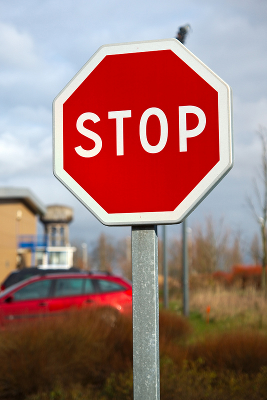
#> input picture im/panneaux/im01.png, 267 x 400 px
$ jupyter execute --allow-errors Projet_panneaux.ipynb
#> lines starting #> are read from the running program, lines starting #| are printed output that depends on the picture; after the words box and inside, x2 and y2 are one past the last pixel; in counts of white or black regions, pixels touching at a corner belong together
# Projet TP - Reconnaissance de panneaux (version fonctionnelle)

Ce notebook est conçu pour **s'exécuter de bout en bout**.

Il suit les 4 parties demandées :
1. Présentation du jeu de données
2. Méthodes classiques de reconnaissance
3. Méthode supervisée conçue et entraînée
4. Modèle pré-entraîné (transfer learning)

En cas d'absence de dataset GTSRB structuré, le notebook bascule en mode fallback avec les images locales et des pseudo-labels (démo fonctionnelle).

[cell 1]
# Installation optionnelle
INSTALL_DEPS = True
if INSTALL_DEPS:
    import sys, subprocess
    pkgs = [
        'numpy', 'pandas', 'matplotlib', 'seaborn', 'opencv-python',
        'scikit-learn', 'scikit-image', 'tensorflow',
        'torch', 'torchvision'
    ]
    subprocess.check_call([sys.executable, '-m', 'pip', 'install', '-U'] + pkgs)
#> (this line was passed over: subprocess is not available in this run)
    print('Dependances installees.')
else:
    print('Installation ignoree (INSTALL_DEPS=False).')

[cell 2]
import os
import random
import time
from pathlib import Path

import cv2
import numpy as np
import pandas as pd
import matplotlib.pyplot as plt
import seaborn as sns

from sklearn.model_selection import train_test_split
from sklearn.preprocessing import LabelEncoder, StandardScaler
from sklearn.metrics import accuracy_score, precision_recall_fscore_support, classification_report, confusion_matrix
from sklearn.utils.class_weight import compute_class_weight
from sklearn.svm import LinearSVC

from skimage.feature import hog

import tensorflow as tf
from tensorflow import keras

sns.set_theme(style='whitegrid')

def set_seed(seed=42):
    random.seed(seed)
    np.random.seed(seed)
    tf.random.set_seed(seed)
    os.environ['PYTHONHASHSEED'] = str(seed)

SEED = 42
set_seed(SEED)
print('TensorFlow:', tf.__version__)
print('Seed fixee:', SEED)

[cell 3]
# Configuration chemins
PROJECT_ROOT = Path('..').resolve()
LOCAL_FLAT_DIR = PROJECT_ROOT / 'im' / 'panneaux'
LOCAL_GTSRB_DIR = PROJECT_ROOT / 'im' / 'gtsrb'

IMG_SIZE = (64, 64)
BATCH_SIZE = 32
EPOCHS_CNN = 8
EPOCHS_TL_FREEZE = 4
EPOCHS_TL_FINETUNE = 3
FAST_MODE = True
if FAST_MODE:
    EPOCHS_CNN = 4
    EPOCHS_TL_FREEZE = 2
    EPOCHS_TL_FINETUNE = 2

print('PROJECT_ROOT =', PROJECT_ROOT)
print('LOCAL_FLAT_DIR existe =', LOCAL_FLAT_DIR.exists())
print('LOCAL_GTSRB_DIR existe =', LOCAL_GTSRB_DIR.exists())

[cell 4]
from torchvision.datasets import GTSRB
from torchvision import transforms
import numpy as np

# Telechargement unique GTSRB (reutilise ensuite)
DOWNLOAD_GTSRB_PYTORCH = True  # Passe a True pour telecharger via torchvision

#> (the rest of this cell did not finish here and is left out)

## Partie 1 - Presentation du jeu de donnees

Objectif : charger les donnees, compter images/classes, visualiser distribution et exemples.

Note : GTSRB est charge via torchvision et stocke dans `LOCAL_GTSRB_DIR`.

[cell 5]
import random
import cv2
import numpy as np
import matplotlib.pyplot as plt

IMAGE_EXTS = {'.png', '.jpg', '.jpeg', '.ppm', '.bmp'}

def list_images(root: Path):
    if not root.exists():
        return []
    paths = []
    for ext in IMAGE_EXTS:
        paths.extend(root.rglob(f"*{ext}"))
    return paths


def _find_train_dir_candidates(root: Path):
    candidates = [
        root / 'Train',
        root / 'GTSRB' / 'Train',
        root / 'GTSRB' / 'Training',
        root / 'Final_Training' / 'Images',
        root / 'GTSRB' / 'Final_Training' / 'Images',
        root / 'gtsrb' / 'Final_Training' / 'Images',
        root / 'gtsrb' / 'Train',
        root / 'gtsrb' / 'Training',
        root / 'gtsrb' / 'GTSRB' / 'Training',
        root / 'gtsrb' / 'GTSRB' / 'Final_Training' / 'Images',
    ]
    return [c for c in candidates if c.exists() and c.is_dir()]

def load_gtsrb_like(root: Path):
    train_dirs = _find_train_dir_candidates(root)
    if len(train_dirs) == 0:
        return None

    rows = []
    used_train_dir = train_dirs[0]

    # Support structure classe->images
    class_dirs = [d for d in used_train_dir.iterdir() if d.is_dir()]
    if len(class_dirs) > 0:
        for class_dir in sorted(class_dirs, key=lambda x: x.name):
            for p in list_images(class_dir):
                rows.append({
                    'path': str(p),
                    'label_raw': class_dir.name,
                    'source': 'gtsrb',
                    'confidence': 1.0
                })

    # Fallback CSV style (certaines versions telechargees)
    if len(rows) == 0:
        csv_candidates = [
            root / 'Train.csv',
            root / 'gtsrb' / 'Train.csv',
            root / 'GTSRB' / 'Train.csv',
            root / 'gtsrb' / 'GTSRB' / 'Train.csv',
        ]
        csv_path = next((p for p in csv_candidates if p.exists()), None)
        if csv_path is not None:
            meta = pd.read_csv(csv_path)
            path_col = 'Path' if 'Path' in meta.columns else ('Filename' if 'Filename' in meta.columns else None)
            label_col = 'ClassId' if 'ClassId' in meta.columns else None
            if path_col is not None and label_col is not None:
                for _, r in meta.iterrows():
                    rel = str(r[path_col]).replace('\\', '/')
                    p = root / rel
                    if not p.exists():
                        p = (root / 'gtsrb' / rel) if (root / 'gtsrb').exists() else p
                    if not p.exists():
                        p = (root / 'GTSRB' / rel) if (root / 'GTSRB').exists() else p
                    if not p.exists():
                        p = (root / 'gtsrb' / 'GTSRB' / rel) if (root / 'gtsrb' / 'GTSRB').exists() else p
                    if p.exists() and p.suffix.lower() in IMAGE_EXTS:
                        rows.append({
                            'path': str(p),
                            'label_raw': str(r[label_col]),
                            'source': 'gtsrb',
                            'confidence': 1.0
                        })

    if not rows:
        return None
    return pd.DataFrame(rows)


# [119 lines left out: functions contour_signature, classify_signature, analyze_panel, not called in this run]


def shape_pseudo_label(img_bgr):
    h, w = img_bgr.shape[:2]
    hsv = cv2.cvtColor(img_bgr, cv2.COLOR_BGR2HSV)

    red1 = cv2.inRange(hsv, (0, 60, 40), (12, 255, 255))
    red2 = cv2.inRange(hsv, (165, 60, 40), (180, 255, 255))
    red = cv2.bitwise_or(red1, red2)
    yellow = cv2.inRange(hsv, (15, 50, 50), (40, 255, 255))
    blue = cv2.inRange(hsv, (90, 50, 40), (135, 255, 255))

    mask = cv2.bitwise_or(cv2.bitwise_or(red, yellow), blue)
    kernel = cv2.getStructuringElement(cv2.MORPH_ELLIPSE, (5, 5))
    mask = cv2.morphologyEx(mask, cv2.MORPH_CLOSE, kernel, iterations=2)
    mask = cv2.morphologyEx(mask, cv2.MORPH_OPEN, kernel, iterations=1)

    contours, _ = cv2.findContours(mask, cv2.RETR_EXTERNAL, cv2.CHAIN_APPROX_SIMPLE)
    if not contours:
        return 'autre', 0.2

    c = max(contours, key=cv2.contourArea)
    peri = cv2.arcLength(c, True)
    if peri <= 1e-6:
        return 'autre', 0.2

    area = cv2.contourArea(c)
    area_ratio = float(area / (h * w))
    if area_ratio < 0.008:
        return 'autre', 0.3

    approx = cv2.approxPolyDP(c, 0.02 * peri, True)
    v = len(approx)
    circularity = float(4.0 * np.pi * area / (peri * peri))

    if v == 3:
        return 'triangle', 0.85
    if 6 <= v <= 10 and circularity > 0.72:
        return 'octogone', 0.88
    if circularity >= 0.78 or v >= 11:
        return 'cercle', 0.82

    return 'autre', 0.4


def load_flat_with_pseudo_labels(folder: Path):
    rows = []
    paths = sorted(list_images(folder))

    unique_by_stem = {}
    for p in paths:
        key = p.stem.lower()
        priority = {'.png': 0, '.jpg': 1, '.jpeg': 1, '.ppm': 2, '.bmp': 3}.get(p.suffix.lower(), 9)
        if key not in unique_by_stem or priority < unique_by_stem[key][0]:
            unique_by_stem[key] = (priority, p)

    for _, (_, p) in sorted(unique_by_stem.items(), key=lambda kv: kv[0]):
        img = cv2.imread(str(p), cv2.IMREAD_COLOR)
        if img is None:
            continue
        lbl, conf = shape_pseudo_label(img)
        rows.append({'path': str(p), 'label_raw': lbl, 'source': 'pseudo_local', 'confidence': float(conf)})

    if not rows:
        return None
    return pd.DataFrame(rows)

df = load_gtsrb_like(LOCAL_GTSRB_DIR)
if df is None:
    df = load_flat_with_pseudo_labels(LOCAL_FLAT_DIR)
#> in load_flat_with_pseudo_labels, img is the input picture: shape (400, 267, 3); mean B, G, R 114, 118.5, 158.2
#> in shape_pseudo_label, `hsv = cv2.cvtColor(img_bgr, cv2.COLOR_BGR2HSV)`: hsv: shape (400, 267, 3); mean H, S, V 53.1, 114.8, 169.5
#> in shape_pseudo_label, `red1 = cv2.inRange(hsv, (0, 60, 40), (12, 255, 255))`:
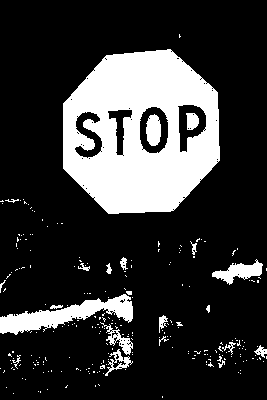
#> red1: shape (400, 267); 21.3% white; 245 white regions (223 under 20 px), largest, box (x1, y1, x2, y2) and area: (63, 49, 220, 214) 17763, (0, 294, 133, 335) 2181, (212, 259, 263, 285) 602
#> in shape_pseudo_label, `red2 = cv2.inRange(hsv, (165, 60, 40), (180, 255, 255))`:
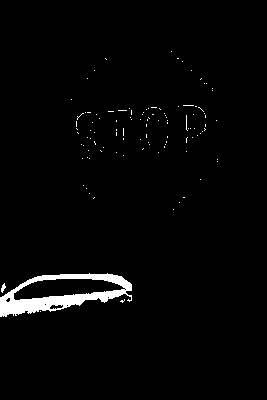
#> red2: shape (400, 267); 2.3% white; 109 white regions (107 under 20 px), largest, box (x1, y1, x2, y2) and area: (0, 273, 132, 317) 2216, (1, 283, 6, 293) 27
#> in shape_pseudo_label, `red = cv2.bitwise_or(red1, red2)`:
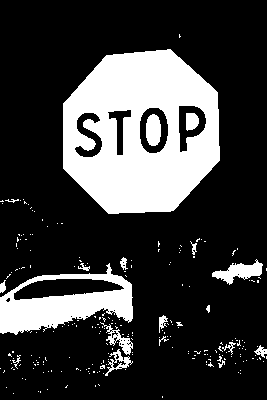
#> red: shape (400, 267); 23.6% white; 232 white regions (213 under 20 px), largest, box (x1, y1, x2, y2) and area: (63, 49, 220, 214) 17950, (0, 263, 133, 335) 4513, (212, 259, 263, 285) 602
#> in shape_pseudo_label, `yellow = cv2.inRange(hsv, (15, 50, 50), (40, 255, 255))`:
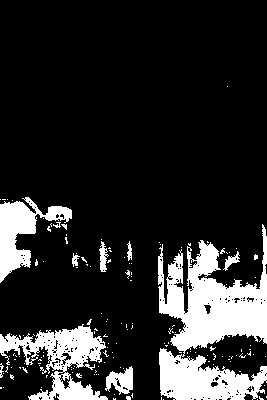
#> yellow: shape (400, 267); 16.7% white; 153 white regions (141 under 20 px), largest, box (x1, y1, x2, y2) and area: (158, 224, 267, 400) 10471, (0, 324, 108, 400) 3502, (0, 197, 72, 283) 2375
#> in shape_pseudo_label, `blue = cv2.inRange(hsv, (90, 50, 40), (135, 255, 255))`:
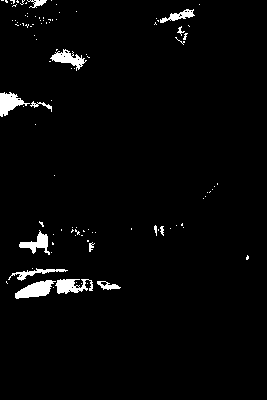
#> blue: shape (400, 267); 2.6% white; 104 white regions (90 under 20 px), largest, box (x1, y1, x2, y2) and area: (15, 280, 56, 299) 441, (0, 92, 30, 117) 371, (55, 279, 93, 294) 356
#> in shape_pseudo_label, `mask = cv2.bitwise_or(cv2.bitwise_or(red, yellow), blue)`:
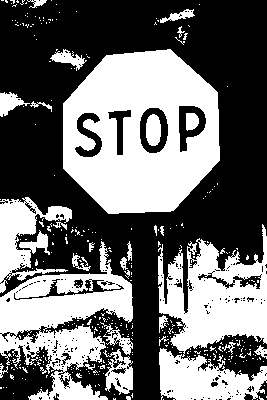
#> mask: shape (400, 267); 43% white; 336 white regions (308 under 20 px), largest, box (x1, y1, x2, y2) and area: (63, 49, 220, 214) 17950, (158, 224, 267, 400) 11377, (0, 241, 133, 400) 9177
#> in shape_pseudo_label, `mask = cv2.morphologyEx(mask, cv2.MORPH_CLOSE, kernel, iterations=2)`:
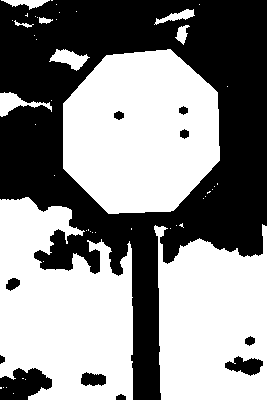
#> mask: shape (400, 267); 54.6% white; 11 black regions, largest, box (x1, y1, x2, y2) and area: (0, 0, 267, 400) 46072, (0, 368, 52, 400) 1178, (225, 356, 263, 376) 450
#> in shape_pseudo_label, `mask = cv2.morphologyEx(mask, cv2.MORPH_OPEN, kernel, iterations=1)`:
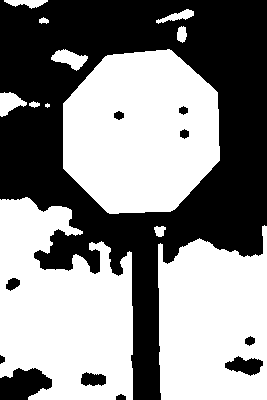
#> mask: shape (400, 267); 54.3% white; 11 black regions
#> in shape_pseudo_label, `contours, _ = cv2.findContours(mask, cv2.RETR_EXTERNAL, cv2.CHAIN_APPR..`: contours = 12 contours, 1 with area under 20; largest, box (x1, y1, x2, y2) and area: (63, 49, 220, 214) 20525, (0, 197, 133, 400) 19942, (158, 225, 267, 400) 15990, (51, 49, 88, 71) 386, (0, 92, 27, 117) 356
#> in shape_pseudo_label, `c = max(contours, key=cv2.contourArea)`: c = contour of 64 points, box (x1, y1, x2, y2) (63, 49, 220, 214), area 20525
#> in shape_pseudo_label, `peri = cv2.arcLength(c, True)`: peri = 529.9
#> in shape_pseudo_label, `area = cv2.contourArea(c)`: area = 20525
#> in shape_pseudo_label, `area_ratio = float(area / (h * w))`: area_ratio = 0.192
#> in shape_pseudo_label, `approx = cv2.approxPolyDP(c, 0.02 * peri, True)`: approx = [[169, 49], [105, 56], [63, 103], [63, 168], [109, 213], [170, 211], [219, 160], [217, 92]]
#> in shape_pseudo_label, `v = len(approx)`: v = 8
#> in shape_pseudo_label, `circularity = float(4.0 * np.pi * area / (peri * peri))`: circularity = 0.919
#> in load_flat_with_pseudo_labels, `lbl, conf = shape_pseudo_label(img)`: lbl = 'octogone'; conf = 0.88
#> df = table of 1 rows and 4 columns

#> (the rest of this cell did not finish here and is left out)

[cell 6]
# [49 lines left out: function read_rgb, not called in this run]


# =========================
# Affichage
# =========================

fig, axes = plt.subplots(3, 4, figsize=(16, 12))

#> (the rest of this cell did not finish here and is left out)

[cell 7]
import numpy as np
import tensorflow as tf
import matplotlib.pyplot as plt
import random
from torchvision.datasets import GTSRB
from torchvision import transforms

# Pipeline CNN GTSRB (conversion + entrainement)
# =========================
# 2. CONVERSION PYTORCH -> NUMPY
# =========================

# [51 lines left out: function dataset_to_numpy, not called in this run]

#> (the rest of this cell did not finish here and is left out)

[cell 8]
# Resume rapide
try:
    last_val = float(history.history.get('val_accuracy', [None])[-1])
except Exception:
    last_val = None

#> (the rest of this cell did not finish here and is left out)

[cell 9]
# Fine-tuning court pour viser 90%
# LR plus faible pour affiner le modele
ft_epochs = 8
ft_batch = batch_gtsrb if 'batch_gtsrb' in globals() else 64

#> (the rest of this cell did not finish here and is left out)

[cell 10]
# Sauvegarde du modele fine-tune (TensorFlow)
SAVE_MODEL = True
#> (the rest of this cell did not finish here and is left out)

[cell 11]
# Encodage des classes + split train/val/test
encoder = LabelEncoder()
df['label_idx'] = encoder.fit_transform(df['label_raw'])
class_names = list(encoder.classes_)
num_classes = len(class_names)

stratify_col = df['label_idx'] if df['label_idx'].value_counts().min() >= 2 else None
#> (the rest of this cell did not finish here and is left out)

## Partie 2 - Approche classique (descripteurs + SVM)

Objectif : extraire des descripteurs HOG + couleur, puis entraîner un SVM.

[cell 12]
# [23 lines left out: functions extract_features_classic, build_xy, not called in this run]

#> (the rest of this cell did not finish here and is left out)

[cell 13]
# [101 lines left out: function debug_shape_detection, not called in this run]


# =========================
# Affichage debug
# =========================

fig, axes = plt.subplots(3, 3, figsize=(12, 12))

#> (the rest of this cell did not finish here and is left out)

## Partie 3 - Méthode supervisée (CNN maison)

Objectif : entraîner une architecture CNN simple, analyser les performances et faire des ablations.

[cell 14]
# [9 lines left out: function load_tensor_xy, not called in this run]

#> (the rest of this cell did not finish here and is left out)

[cell 15]
fig_dir = PROJECT_ROOT / "Rapports" / "Capture_ecran_Projet"
fig_dir.mkdir(parents=True, exist_ok=True)

plt.figure(figsize=(12, 4))
plt.subplot(1, 2, 1)
#> (the rest of this cell did not finish here and is left out)

[cell 16]
# Ablations (3 experiences minimum)
def run_ablation(name, use_aug, use_class_weight, dropout, base):
    model = make_cnn(use_aug=use_aug, dropout=dropout, base=base)
    t0 = time.time()
    model.fit(
        Xtr, ytr,
        validation_data=(Xva, yva),
        epochs=max(2, EPOCHS_CNN - 1),
        batch_size=BATCH_SIZE,
        class_weight=(class_weight if use_class_weight else None),
        verbose=0
    )
    elapsed = time.time() - t0
    pred = np.argmax(model.predict(Xva, verbose=0), axis=1)
    acc = accuracy_score(yva, pred)
    pr, rc, f1, _ = precision_recall_fscore_support(yva, pred, average='weighted', zero_division=0)
    return {
        'experience': name,
        'augmentation': use_aug,
        'class_weight': use_class_weight,
        'dropout': dropout,
        'base_filters': base,
        'val_accuracy': acc,
        'val_precision': pr,
        'val_recall': rc,
        'val_f1': f1,
        'train_time_s': elapsed
    }

ablation_cfgs = [
    ('A0_baseline', True, True, 0.3, 24),
    ('A1_sans_augmentation', False, True, 0.3, 24),
    ('A2_sans_class_weight', True, False, 0.3, 24),
    ('A3_plus_petit', True, True, 0.2, 16),
]

#> (the rest of this cell did not finish here and is left out)
